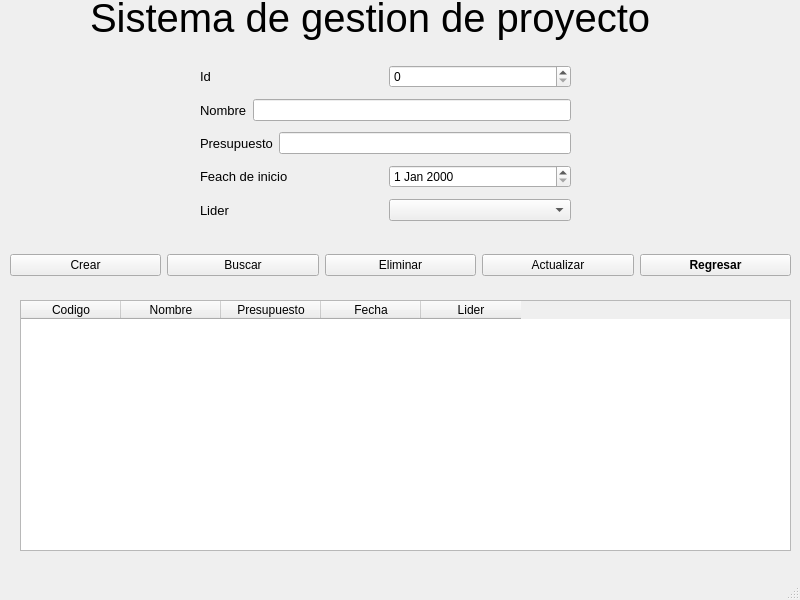
<?xml version="1.0" encoding="UTF-8"?>
<ui version="4.0">
 <class>MainWindow</class>
 <widget class="QMainWindow" name="MainWindow">
  <property name="geometry">
   <rect>
    <x>0</x>
    <y>0</y>
    <width>800</width>
    <height>600</height>
   </rect>
  </property>
  <property name="windowTitle">
   <string>Proyecto</string>
  </property>
  <widget class="QWidget" name="centralwidget">
   <widget class="QTableWidget" name="tabla">
    <property name="geometry">
     <rect>
      <x>20</x>
      <y>300</y>
      <width>771</width>
      <height>251</height>
     </rect>
    </property>
    <property name="sizeAdjustPolicy">
     <enum>QAbstractScrollArea::AdjustToContentsOnFirstShow</enum>
    </property>
    <column>
     <property name="text">
      <string>Codigo</string>
     </property>
    </column>
    <column>
     <property name="text">
      <string>Nombre</string>
     </property>
    </column>
    <column>
     <property name="text">
      <string>Presupuesto</string>
     </property>
    </column>
    <column>
     <property name="text">
      <string>Fecha</string>
     </property>
    </column>
    <column>
     <property name="text">
      <string>Lider</string>
     </property>
    </column>
   </widget>
   <widget class="QWidget" name="horizontalLayoutWidget_5">
    <property name="geometry">
     <rect>
      <x>10</x>
      <y>240</y>
      <width>781</width>
      <height>51</height>
     </rect>
    </property>
    <layout class="QHBoxLayout" name="horizontalLayout_6">
     <item>
      <widget class="QPushButton" name="Bcrear">
       <property name="text">
        <string>Crear</string>
       </property>
      </widget>
     </item>
     <item>
      <widget class="QPushButton" name="Bbuscar">
       <property name="text">
        <string>Buscar</string>
       </property>
      </widget>
     </item>
     <item>
      <widget class="QPushButton" name="Beliminar">
       <property name="text">
        <string>Eliminar</string>
       </property>
      </widget>
     </item>
     <item>
      <widget class="QPushButton" name="Bactualizar">
       <property name="text">
        <string>Actualizar</string>
       </property>
      </widget>
     </item>
     <item>
      <widget class="QPushButton" name="Bregresar">
       <property name="font">
        <font>
         <weight>75</weight>
         <bold>true</bold>
        </font>
       </property>
       <property name="text">
        <string>Regresar</string>
       </property>
      </widget>
     </item>
    </layout>
   </widget>
   <widget class="QWidget" name="verticalLayoutWidget">
    <property name="geometry">
     <rect>
      <x>200</x>
      <y>60</y>
      <width>371</width>
      <height>171</height>
     </rect>
    </property>
    <layout class="QVBoxLayout" name="verticalLayout">
     <item>
      <layout class="QHBoxLayout" name="horizontalLayout">
       <item>
        <widget class="QLabel" name="label_2">
         <property name="font">
          <font>
           <pointsize>10</pointsize>
          </font>
         </property>
         <property name="text">
          <string>Id</string>
         </property>
        </widget>
       </item>
       <item>
        <widget class="QSpinBox" name="Sid"/>
       </item>
      </layout>
     </item>
     <item>
      <layout class="QHBoxLayout" name="horizontalLayout_4">
       <item>
        <widget class="QLabel" name="label_3">
         <property name="font">
          <font>
           <pointsize>10</pointsize>
          </font>
         </property>
         <property name="text">
          <string>Nombre</string>
         </property>
        </widget>
       </item>
       <item>
        <widget class="QLineEdit" name="Lnombre"/>
       </item>
      </layout>
     </item>
     <item>
      <layout class="QHBoxLayout" name="horizontalLayout_5">
       <item>
        <widget class="QLabel" name="label_6">
         <property name="font">
          <font>
           <pointsize>10</pointsize>
          </font>
         </property>
         <property name="text">
          <string>Presupuesto</string>
         </property>
        </widget>
       </item>
       <item>
        <widget class="QLineEdit" name="Lpresupuesto"/>
       </item>
      </layout>
     </item>
     <item>
      <layout class="QHBoxLayout" name="horizontalLayout_3">
       <item>
        <widget class="QLabel" name="label_5">
         <property name="font">
          <font>
           <pointsize>10</pointsize>
          </font>
         </property>
         <property name="text">
          <string>Feach de inicio</string>
         </property>
        </widget>
       </item>
       <item>
        <widget class="QDateEdit" name="dateEdit"/>
       </item>
      </layout>
     </item>
     <item>
      <layout class="QHBoxLayout" name="horizontalLayout_7">
       <item>
        <widget class="QLabel" name="label_7">
         <property name="font">
          <font>
           <pointsize>10</pointsize>
          </font>
         </property>
         <property name="text">
          <string>Lider</string>
         </property>
        </widget>
       </item>
       <item>
        <widget class="QComboBox" name="Clider"/>
       </item>
      </layout>
     </item>
    </layout>
   </widget>
   <widget class="QLabel" name="label">
    <property name="geometry">
     <rect>
      <x>90</x>
      <y>-10</y>
      <width>671</width>
      <height>56</height>
     </rect>
    </property>
    <property name="font">
     <font>
      <pointsize>30</pointsize>
     </font>
    </property>
    <property name="text">
     <string>Sistema de gestion de proyecto</string>
    </property>
   </widget>
  </widget>
  <widget class="QMenuBar" name="menubar">
   <property name="geometry">
    <rect>
     <x>0</x>
     <y>0</y>
     <width>800</width>
     <height>21</height>
    </rect>
   </property>
  </widget>
  <widget class="QStatusBar" name="statusbar"/>
 </widget>
 <resources/>
 <connections/>
</ui>
